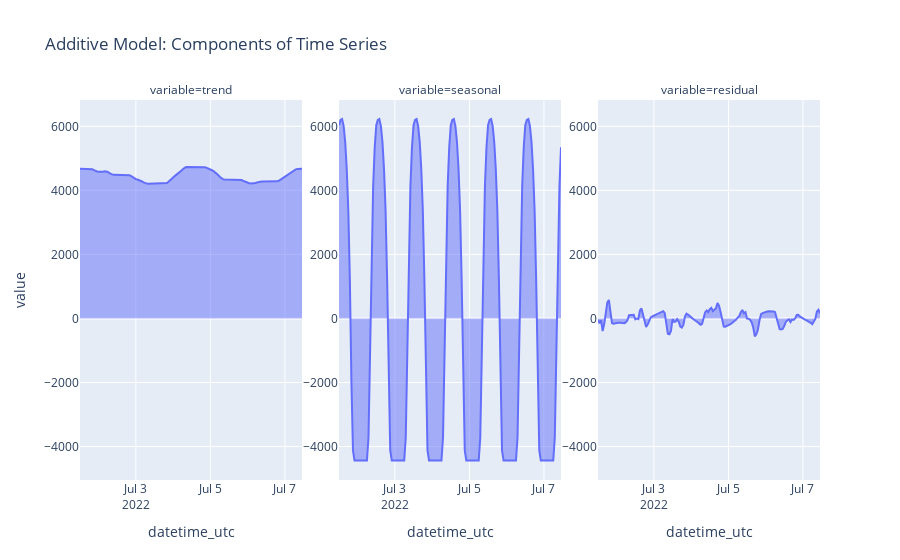

Source (notebook cell):
### Code cell
fig = px.area(dff, x=dff.index, y='value', facet_col='variable', title='Additive Model: Components of Time Series', facet_col_spacing=0.05)

for axis in fig.layout:
    if 'yaxis' in axis:
        fig.layout[axis].showticklabels = True
        
fig

### Figure 1 — Plotly figure (JSON) as saved in the notebook; plotly's stock layout.template omitted (floating-point values rounded to 4 significant figures; data arrays with more than 128 entries replaced by an {"elided": "..."} marker saying what was removed)
{"data": [{"fillpattern": {"shape": ""}, "hovertemplate": "variable=trend<br>datetime_utc=%{x}<br>value=%{y}<extra></extra>", "legendgroup": "", "line": {"color": "#636efa"}, "marker": {"symbol": "circle"}, "mode": "lines", "name": "", "orientation": "v", "showlegend": false, "stackgroup": "1", "type": "scatter", "x": {"elided": "144 str values"}, "xaxis": "x", "y": {"elided": "144 float values"}, "yaxis": "y"}, {"fillpattern": {"shape": ""}, "hovertemplate": "variable=seasonal<br>datetime_utc=%{x}<br>value=%{y}<extra></extra>", "legendgroup": "", "line": {"color": "#636efa"}, "marker": {"symbol": "circle"}, "mode": "lines", "name": "", "orientation": "v", "showlegend": false, "stackgroup": "1", "type": "scatter", "x": {"elided": "144 str values"}, "xaxis": "x2", "y": {"elided": "144 float values"}, "yaxis": "y2"}, {"fillpattern": {"shape": ""}, "hovertemplate": "variable=residual<br>datetime_utc=%{x}<br>value=%{y}<extra></extra>", "legendgroup": "", "line": {"color": "#636efa"}, "marker": {"symbol": "circle"}, "mode": "lines", "name": "", "orientation": "v", "showlegend": false, "stackgroup": "1", "type": "scatter", "x": {"elided": "144 str values"}, "xaxis": "x3", "y": {"elided": "144 float values"}, "yaxis": "y3"}], "layout": {"annotations": [{"font": {}, "showarrow": false, "text": "variable=trend", "x": 0.15, "xanchor": "center", "xref": "paper", "y": 1, "yanchor": "bottom", "yref": "paper"}, {"font": {}, "showarrow": false, "text": "variable=seasonal", "x": 0.5, "xanchor": "center", "xref": "paper", "y": 1, "yanchor": "bottom", "yref": "paper"}, {"font": {}, "showarrow": false, "text": "variable=residual", "x": 0.85, "xanchor": "center", "xref": "paper", "y": 1, "yanchor": "bottom", "yref": "paper"}], "legend": {"tracegroupgap": 0}, "title": {"text": "Additive Model: Components of Time Series"}, "xaxis": {"anchor": "y", "domain": [0, 0.3], "title": {"text": "datetime_utc"}}, "xaxis2": {"anchor": "y2", "domain": [0.35, 0.65], "matches": "x", "title": {"text": "datetime_utc"}}, "xaxis3": {"anchor": "y3", "domain": [0.7, 1], "matches": "x", "title": {"text": "datetime_utc"}}, "yaxis": {"anchor": "x", "domain": [0, 1], "showticklabels": true, "title": {"text": "value"}}, "yaxis2": {"anchor": "x2", "domain": [0, 1], "matches": "y", "showticklabels": true}, "yaxis3": {"anchor": "x3", "domain": [0, 1], "matches": "y", "showticklabels": true}}}
